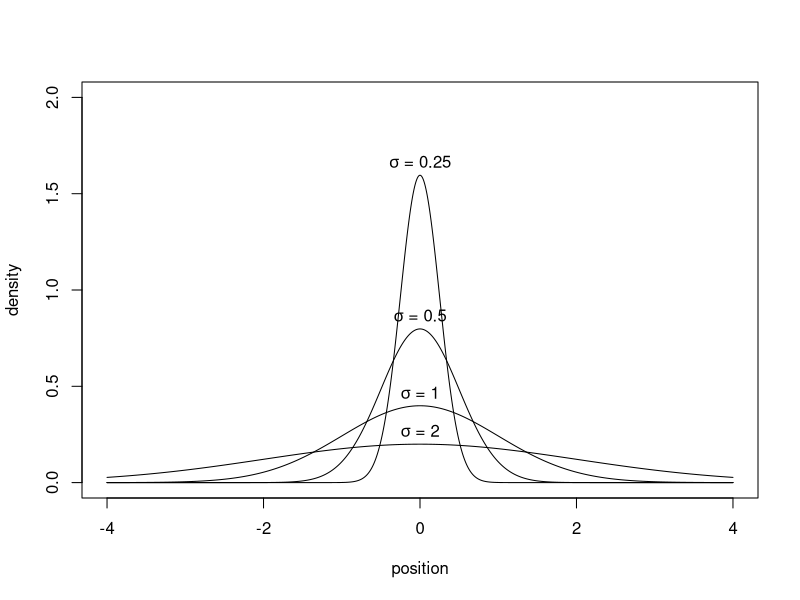

The R source for this figure:
# Figure normal_density.pdf
pdf("img/normal_density.pdf", height=7.5, width=9)
SD <- c(0.25, 0.5, 1, 2)
xset <- seq(-4,4,by=0.001)
plot(0,0,col="white", xlim=range(xset), ylim=c(0,2), xlab="position", ylab="density")
for (i in 1:length(SD)) {
  lines(xset, dnorm(xset, sd=SD[i]))
}
text(0, dnorm(0, sd=SD[1])+0.07, expression(paste(sigma," = ", 0.25)))
text(0, dnorm(0, sd=SD[2])+0.07, expression(paste(sigma," = ", 0.5)))
text(0, dnorm(0, sd=SD[3])+0.07, expression(paste(sigma," = ", 1)))
text(0, dnorm(0, sd=SD[4])+0.07, expression(paste(sigma," = ", 2)))
dev.off()


# Simulation of y = x b + error
x <- c(rep(1,10),100)
y <- x + rnorm(11)